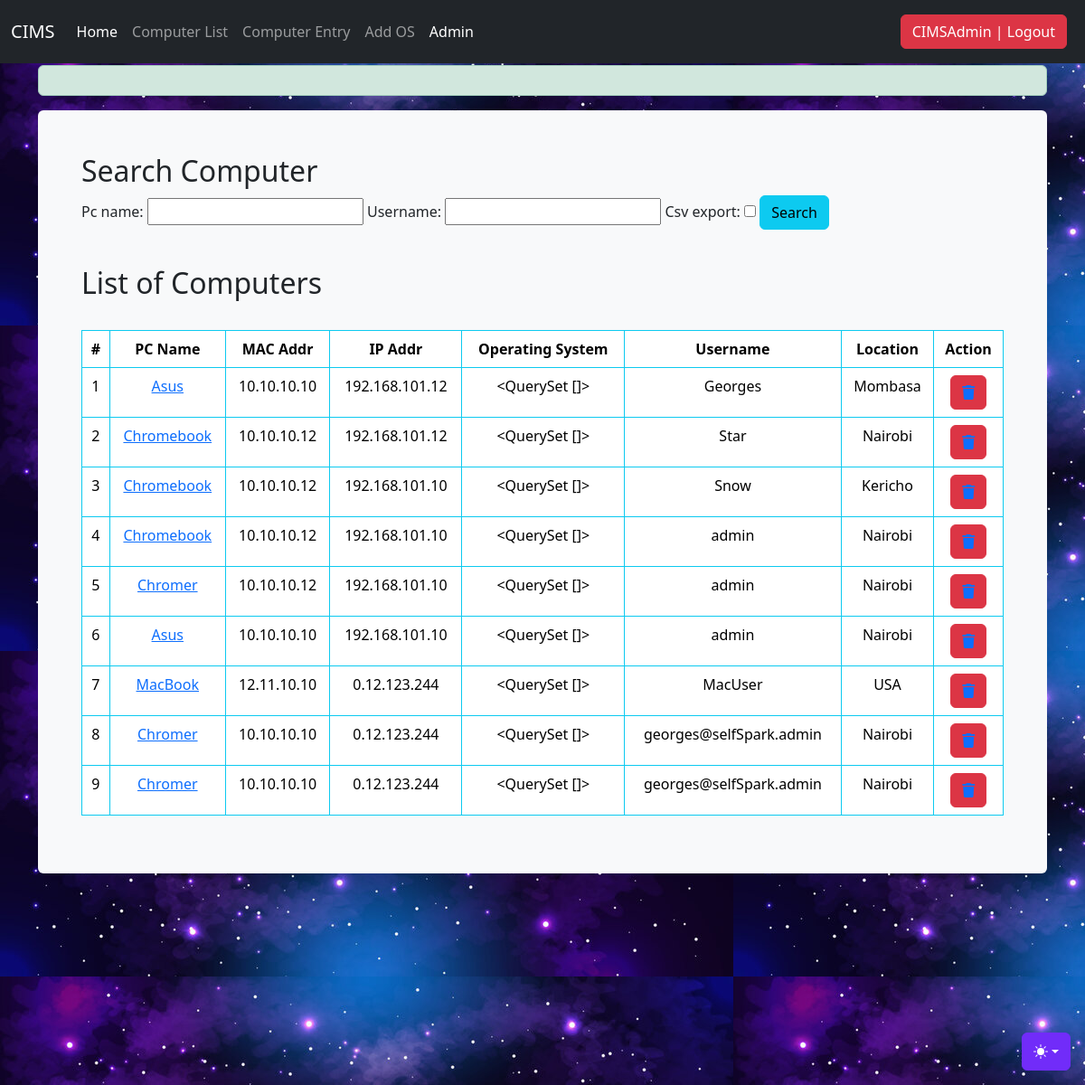
Screenshot of /list/ (signed in) with the database file from the repository.
### Inventory/models.py (models this page shows, shortened)
class Computer(models.Model):
    pc_name = models.CharField(max_length=50, blank=True, null=True)
    mac_address = models.CharField(max_length=50, blank=True, null=True)
    ip_address = models.CharField(max_length=50, blank=True, null=True)
    os = models.ManyToManyField(Os_Choice, blank=True, null=True)
    username = models.CharField(max_length=50, blank=True, null=True)
    location = models.CharField(max_length=50, blank=True, null=True)
    purchase_date = models.DateField(("Purchase Date | mm-dd-yy"), auto_now_add=False, auto_now=False, blank=True, null=True)
    csv_export = models.BooleanField(blank=True, null=True)

### Inventory/views.py (the view)
# urls.py: path('list/', list, name="list"),
@login_required
def list(request):
    title = "List of Computers"
    form = SearchForm()
    items = Computer.objects.all()
    if request.method == 'POST':
        form = SearchForm(request.POST)
        if form.is_valid():
            items = Computer.objects.filter(
                pc_name__icontains=form['pc_name'].value(),
                username__icontains=form['username'].value())
    context = {
        'title': title,
        'form' : form,
        'items' : items
    }
    return render(request, 'list.html', context)

### Inventory/forms.py
class SearchForm(forms.ModelForm):
    csv_export = forms.BooleanField(required = False)
    class Meta:
        model = Computer
        fields = ['pc_name', 'username', 'csv_export']

### Inventory/templates/list.html (shortened to what this page needs)
{% extends 'base.html' %}
{% load bootstrap5 %}
{% block cimscontent %}
<div class="alert alert-success">
</div>
<div class="bg-body-tertiary p-5 rounded">
    <form method="post" action="">
        <h2>Search Computer</h2>
        {{ form }}
        <input type="submit" class="btn btn-info" value="Search" />
    </form>
    <br><h2>{{ title }}</h2><br>
    <div class="row">
        <div class="col-12 text-center table-responsive-md">
            <table class="table table-bordered border-info nowrap">
                <thead class="thead-dark">
                    <th>#</th>
                    <th>PC Name</th>
                    <th>MAC Addr</th>
                    <th>IP Addr</th>
                    <th>Operating System</th>
                    <th>Username</th>
                    <th>Location</th>
                    <th>Action</th>
                </thead>
                {%  for instance in items %}
                <tr>
                    <td>{{ forloop.counter }}</td>
                    <td><a href="{% url 'update' instance.id %}">{{ instance.pc_name }}</a></td>
                    <td>{{ instance.mac_address }}</td>
                    <td>{{ instance.ip_address }}</td>
                    <td>{{ instance.os.all }} </td>
                    <td>{{ instance.username }}</td>
                    <td>{{ instance.location }}</td>
                    <td><button class="btn btn-danger"><a href="{% url 'delete' instance.id %}"><i class="fas fa-trash"></i></a></button></td>
                </tr>
                {% endfor %}
            </table>
        </div>
    </div>
</div>
{% endblock cimscontent %}

### Inventory/templates/base.html (shortened to what this page needs)
{% load static %}
<!doctype html>
<html lang="en" data-bs-theme="auto">
  <head>
    <link rel="stylesheet" href="https://cdn.jsdelivr.net/npm/@docsearch/css@3">
    <link href="{% static 'css/bootstrap.min.css' %}" rel="stylesheet">
    <link href="{% static 'js/jquery-3.7.1.min.js/jquery-ui.min.css' %}" rel="stylesheet">
    <link href="{% static 'js/jquery-3.7.1.min.js/jquery-ui.structure.min.css' %}" rel="stylesheet">
    <link href="{% static 'js/jquery-3.7.1.min.js/jquery-ui.theme.min.css' %}" rel="stylesheet">
    <link href="{% static 'css/index.css' %}" rel="stylesheet">
    <link rel="stylesheet" href="https://cdnjs.cloudflare.com/ajax/libs/font-awesome/6.0.0-beta3/css/all.min.css">
  </head>
  <body>
    <div class="dropdown position-fixed bottom-0 end-0 mb-3 me-3 bd-mode-toggle">
      <button class="btn btn-bd-primary py-2 dropdown-toggle d-flex align-items-center"
              id="bd-theme"
              type="button"
              aria-expanded="false"
              data-bs-toggle="dropdown"
              aria-label="Toggle theme (auto)">
        <svg class="bi my-1 theme-icon-active" width="1em" height="1em"><use href="#circle-half"></use></svg>
      </button>
    </div>
    <nav class="navbar navbar-expand-md navbar-dark fixed-top bg-dark">
      <div class="container-fluid">
        <a class="navbar-brand" href="/#">CIMS</a>
        <div class="collapse navbar-collapse" id="navbarCollapse">
          <ul class="navbar-nav me-auto mb-2 mb-md-0">
            <li class="nav-item">
              <a class="nav-link active" aria-current="page" href="">Home</a>
            </li>
            {% if request.user.is_authenticated %}
            <li class="nav-item">
              <a class="nav-link" href="/list/">Computer List</a>
            </li>
            <li class="nav-item">
              <a class="nav-link" href="/add/">Computer Entry</a>
            </li>
            <li class="nav-item">
              <a class="nav-link" href="/add_os/">Add OS</a>
            </li>
            <li class="nav-item">
              <a class="nav-link active" aria-current="page" href="/admin/">Admin</a>
            </li>
          </ul>
          <ul class="navbar-nav mb-2 mb-md-0">
            <li class="nav-item">
              <a href="/accounts/logout" class="nav-link"><button class="btn btn-danger">{{ user }} | Logout</button></a>
            </li>
            {% else %}
            <li class="nav-item">
              <a href="/admin" class="nav-link"><button class="btn btn-primary"><i class="fas fa-enter"></i>Login</button></a>
            </li>
            {% endif %}
          </ul>
        </div>
      </div>
    </nav>
    <main class="container">
      {% block cimscontent %}
      {% endblock cimscontent %}
    </main>
  </body>
</html>

### Inventory/static/css/index.css (style rules this page uses)
* { border: border-box; }
body { min-height: 75rem; padding-top: 4.5rem; background-image: url("../img/bg.jpg"); }
.bi { vertical-align: -.125em; fill: currentColor; }
.btn-bd-primary { --bd-violet-bg: #712cf9; --bd-violet-rgb: 112.520718, 44.062154, 249.437846; --bs-btn-font-weight: 600; --bs-btn-color: var(--bs-white); --bs-btn-bg: var(--bd-violet-bg); --bs-btn-border-color: var(--bd-violet-bg); --bs-btn-hover-color: var(--bs-white); --bs-btn-hover-bg: #6528e0; --bs-btn-hover-border-color: #6528e0; --bs-btn-focus-shadow-rgb: var(--bd-violet-rgb); --bs-btn-active-color: var(--bs-btn-hover-color); --bs-btn-active-bg: #5a23c8; --bs-btn-active-border-color: #5a23c8; }
.bd-mode-toggle { z-index: 1500; }
td, th { padding: 6px; margin: 6px; }

### rows the page displays
Computer: pc_name "Asus", mac_address "10.10.10.10", ip_address "192.168.101.12", os.all "<QuerySet []>", username "Georges", location "Mombasa"
Computer: pc_name "Chromebook", mac_address "10.10.10.12", ip_address "192.168.101.12", os.all "<QuerySet []>", username "Star", location "Nairobi"
Computer: pc_name "Chromebook", mac_address "10.10.10.12", ip_address "192.168.101.10", os.all "<QuerySet []>", username "Snow", location "Kericho"
Computer: pc_name "Chromebook", mac_address "10.10.10.12", ip_address "192.168.101.10", os.all "<QuerySet []>", username "admin", location "Nairobi"
Computer: pc_name "Chromer", mac_address "10.10.10.12", ip_address "192.168.101.10", os.all "<QuerySet []>", username "admin", location "Nairobi"
Computer: pc_name "Asus", mac_address "10.10.10.10", ip_address "192.168.101.10", os.all "<QuerySet []>", username "admin", location "Nairobi"
Computer: pc_name "MacBook", mac_address "12.11.10.10", ip_address "0.12.123.244", os.all "<QuerySet []>", username "MacUser", location "USA"
Computer: pc_name "Chromer", mac_address "10.10.10.10", ip_address "0.12.123.244", os.all "<QuerySet []>", username "georges@selfSpark.admin", location "Nairobi"
Computer: pc_name "Chromer", mac_address "10.10.10.10", ip_address "0.12.123.244", os.all "<QuerySet []>", username "georges@selfSpark.admin", location "Nairobi"

### other values shown
{{ user }} "CIMSAdmin"
{{ title }} "List of Computers"
